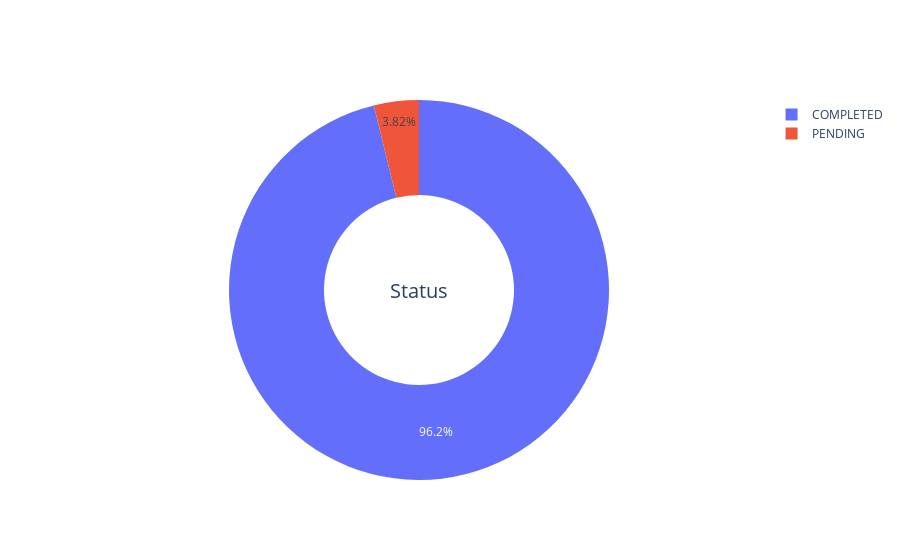

Notebook cell for this chart:
### Code cell
def make_doi_status_pie_chart_data(doi_store):
    values = doi_store.distinct("status")
    result = dict()
    for v in values:
        result[v] = doi_store.count(criteria={"status":v})
    return result

data = make_doi_status_pie_chart_data(doi_store)
draw_pie_graph(list(data.keys()), list(data.values()), "Status")

### Figure 1 — Plotly figure (JSON) as saved in the notebook; plotly's stock layout.template omitted (floating-point values rounded to 4 significant figures)
{"data": [{"hole": 0.5, "labels": ["COMPLETED", "PENDING"], "name": "Status", "type": "pie", "values": [4002, 159]}], "layout": {"annotations": [{"font": {"size": 20}, "showarrow": false, "text": "Status"}]}}
